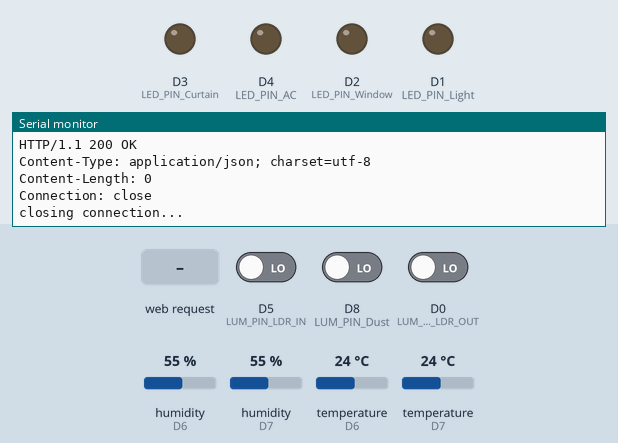
A sketch run on a simulated ESP8266 (NodeMCU). On the bench: output pins drawn as LEDs (lit = HIGH), the last lines printed to the serial monitor. Inputs (shaded band) come from the test bench; at power-on: temperature (sensors on D6, D7) 24 °C, D5 (LUM_PIN_LDR_IN) LOW, D8 (LUM_PIN_Dust) LOW, D0 (LUM_PIN_LDR_OUT) LOW, humidity (sensors on D6, D7) 55 %. WiFi joins after 1.5 s; servers stay silent unless stated; uploads are accepted with an empty reply.

Above: at 9.8 s.
9.9 s: HTTP request GET /SUB_ received
At 15.2 s:
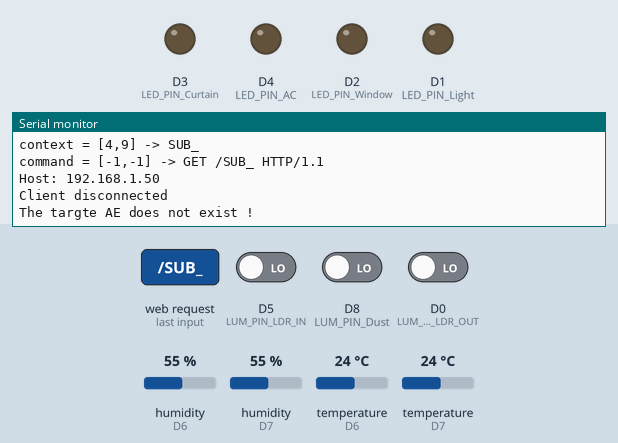
17.4 s: temperature (sensor on D6) set to 12 °C
At 29.9 s:
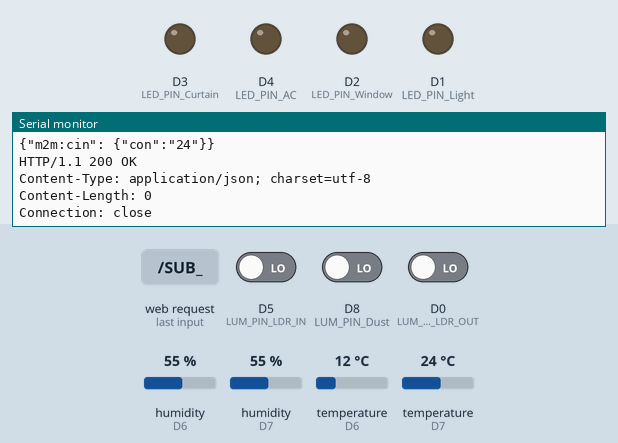
30.4 s: HTTP request GET /vrq received
At 33.5 s:
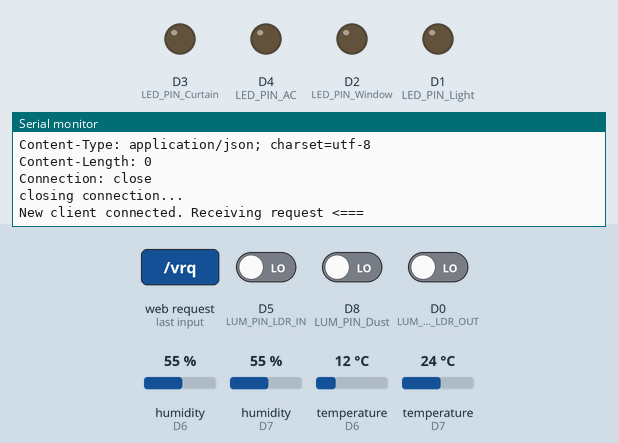
37.9 s: HTTP request GET /switchOn received
At 39.0 s:
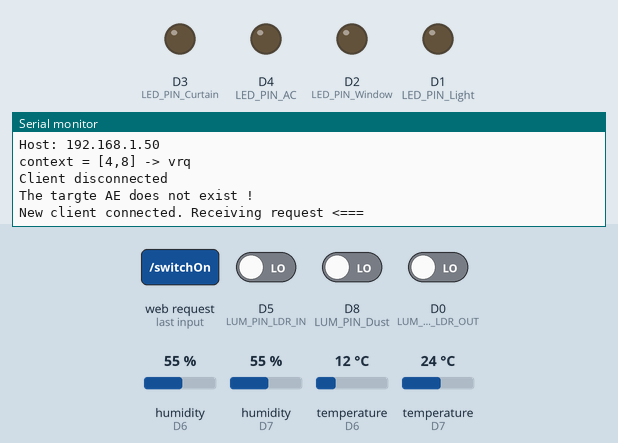
45.4 s: temperature (sensor on D7) set to 12 °C
At 54.27 s:
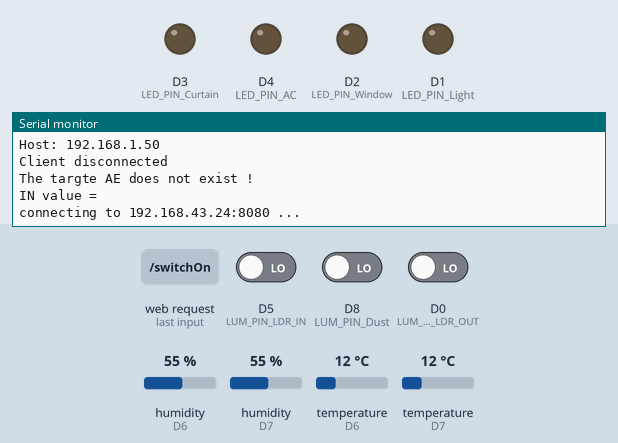
55.6 s: D5 (LUM_PIN_LDR_IN) driven HIGH
Timing chart, 0 to 58.6 s (numbered marks = the images above; inputs shaded):
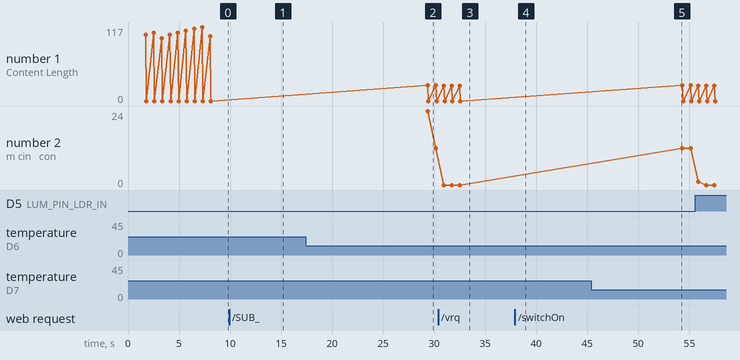

The sketch:

hack.ino
```cpp
// Version 1.0

#include <ESP8266WiFi.h>
//#include <Adafruit_Sensor.h>
#include "Timer.h"
#include <DHT.h>

#define DHTTYPE DHT11
///////////////Parameters & Constants/////////////////
// WIFI params
char* WIFI_SSID = "ayush";    // Configure here the SSID of your WiFi Network
char* WIFI_PSWD = "ayush504"; // Configure here the PassWord of your WiFi Network
int WIFI_DELAY  = 100; //ms

// oneM2M : CSE params
String CSE_IP      = "192.168.43.24"; //Configure here the IP Address of your oneM2M CSE
int   CSE_HTTP_PORT = 8080;
String CSE_NAME    = "in-name";
String CSE_M2M_ORIGIN  = "admin:admin";

// oneM2M : resources' params
String DESC_CNT_NAME = "DESCRIPTOR";
String DATA_CNT_NAME = "DATA";
String CMND_CNT_NAME = "COMMAND";
int TY_AE  = 2;
int TY_CNT = 3;
int TY_CI  = 4;
int TY_SUB = 23;

// HTTP constants
int LOCAL_PORT = 9999;
char* HTTP_CREATED = "HTTP/1.1 201 Created";
char* HTTP_OK    = "HTTP/1.1 200 OK\r\n";
int REQUEST_TIME_OUT = 5000; //ms

//MISC
int LUM_PIN_TempIN = D6;  // Adapt it accordding to your wiring
int LUM_PIN_TempOUT = D7;  // Adapt it accordding to your wiring4
int LUM_PIN_Dust = D8;  // Adapt it accordding to your wiring
int LUM_PIN_LDR_IN = D5;  // Adapt it accordding to your wiring
int LUM_PIN_LDR_OUT = D0;  // Adapt it accordding to your wiring
int LED_PIN_Light = D1;  // Adapt it accordding to your wiring. Use D0 for onboarded led
int LED_PIN_Window = D2;  // Adapt it accordding to your wiring. Use D0 for onboarded led
int LED_PIN_Curtain = D3;  // Adapt it accordding to your wiring. Use D0 for onboarded led
int LED_PIN_AC = D4;  // Adapt it accordding to your wiring. Use D0 for onboarded led

DHT dht1(LUM_PIN_TempOUT,DHTTYPE);
DHT dht2(LUM_PIN_TempIN,DHTTYPE);

#define ON_STATE  HIGH // *** External LED is active at HIGH, while Onboarded LED is active at LOW.
#define OFF_STATE LOW  // *** Adapat it is according to your config

int SERIAL_SPEED  = 115200;

#define DEBUG

///////////////////////////////////////////


// Global variables
Timer t;              // time object used for achiebing pseudo-parallelism by the µController
WiFiServer server(LOCAL_PORT);    // HTTP Server (over WiFi). Binded to listen on LOCAL_PORT contant
WiFiClient client;
String context = "";        // The targeted actuator
String command = "";        // The received command


String doPOST(String url, int ty, String rep) {

  String postRequest = String() + "POST " + url + " HTTP/1.1\r\n" +
                       "Host: " + CSE_IP + ":" + CSE_HTTP_PORT + "\r\n" +
                       "X-M2M-Origin: " + CSE_M2M_ORIGIN + "\r\n" +
                       "Content-Type: application/json;ty=" + ty + "\r\n" +
                       "Content-Length: " + rep.length() + "\r\n"
                       "Connection: close\r\n\n" +
                       rep;
  Serial.println("connecting to " + CSE_IP + ":" + CSE_HTTP_PORT + " ...");

  WiFiClient client;
  if (!client.connect(CSE_IP, CSE_HTTP_PORT)) {
    Serial.println("Connection failed !");
    return "error";
  }

#ifdef DEBUG
  Serial.println(postRequest);
#endif

  // Send the HTTP POST request
  client.print(postRequest);

  // Manage a timeout
  unsigned long startTime = millis();
  while (client.available() == 0) {
    if (millis() - startTime > REQUEST_TIME_OUT) {
      Serial.println("Client Timeout");
      client.stop();
      return "error";
    }
  }

  // If success, Read the HTTP response
  String result = "";
  client.setTimeout(500);
  if (client.available()) {
    result = client.readStringUntil('\r');
    Serial.println(result);
  }
  while (client.available()) {
    String line = client.readStringUntil('\r');
    Serial.print(line);
  }
  Serial.println();
  Serial.println("closing connection...");
  return result;
}

String createAE(String ae) {
  String aeRepresentation =
    "{\"m2m:ae\": {"
    "\"rn\":\"" + ae + "\","
    "\"api\":\"org.demo." + ae + "\","
    "\"rr\":\"true\","
    "\"poa\":[\"http://" + WiFi.localIP().toString() + ":" + LOCAL_PORT + "/" + ae + "\"]"
    "}}";
#ifdef DEBUG
  Serial.println(aeRepresentation);
#endif
  return doPOST("/" + CSE_NAME, TY_AE, aeRepresentation);
}

String createCNT(String ae, String cnt) {
  String cntRepresentation =
    "{\"m2m:cnt\": {"
    "\"mni\":\"10\","         // maximum number of instances
    "\"rn\":\"" + cnt + "\""
    "}}";
  return doPOST("/" + CSE_NAME + "/" + ae, TY_CNT, cntRepresentation);
}

String createCI(String ae, String cnt, String ciContent) {
  String ciRepresentation =
    "{\"m2m:cin\": {"
    "\"con\":\"" + ciContent + "\""
    "}}";
  return doPOST("/" + CSE_NAME + "/" + ae + "/" + cnt, TY_CI, ciRepresentation);
}

String createSUB(String ae) {
  String subRepresentation =
    "{\"m2m:sub\": {"
    "\"rn\":\"SUB_" + ae + "\","
    "\"nu\":[\"" + CSE_NAME + "/" + ae  + "\"], "
    "\"nct\":1"
    "}}";
  return doPOST("/" + CSE_NAME + "/" + ae + "/" + CMND_CNT_NAME, TY_SUB, subRepresentation);
}

void push(){
  task_tempIN();
  //delay(5000);
  task_tempOUT();
  //delay(5000);
  task_LDR_IN();
  //delay(5000);
  task_LDR_OUT();
  //delay(5000);
  task_Dust();
//  int sensortemp1;
//  int sensortemp2;
//  int sensorldr1;
//  int sensorldr2;
//  int sensordust;
//
//  sensortemp1 = random(10,20);
//  sensortemp2 = random(10,20);
//  sensorldr1 = random(10,20);
//  sensorldr2 = random(10,20);
//  sensordust = random(10,20);
//
//  #ifdef DEBUG
//  Serial.println("temp1 value = " + sensortemp1);
//  Serial.println("temp2 value = " + sensortemp2);
//  Serial.println("ldr1 value = " + sensorldr1);
//  Serial.println("ldr2 value = " + sensorldr2);
//  Serial.println("dust value = " + sensordust);
//#endif
//
//  String temp1Content = String(sensortemp1);
//  String temp2Content = String(sensortemp2);
//  String ldr1Content = String(sensorldr1);
//  String ldr2Content = String(sensorldr2);
//  String dustContent = String(sensordust);
//
//  createCI("TempIN", DATA_CNT_NAME, citemp1);
//  createCI("TempOUT", DATA_CNT_NAME, citemp2);
//  createCI("LDR_IN", DATA_CNT_NAME, cildr1);
//  createCI("LDR_OUT", DATA_CNT_NAME, cildr2);
//  createCI("Dust", DATA_CNT_NAME, cidust);
}


void registerModule(String module, bool isActuator, String intialDescription, String initialData) {
  if (WiFi.status() == WL_CONNECTED) {
    String result;
    // 1. Create the ApplicationEntity (AE) for this sensor
    result = createAE(module);
    if (result == HTTP_CREATED) {
#ifdef DEBUG
      Serial.println("AE " + module + " created  !");
#endif

      // 2. Create a first container (CNT) to store the description(s) of the sensor
      result = createCNT(module, DESC_CNT_NAME);
      if (result == HTTP_CREATED) {
#ifdef DEBUG
        Serial.println("CNT " + module + "/" + DESC_CNT_NAME + " created  !");
#endif


        // Create a first description under this container in the form of a ContentInstance (CI)
        result = createCI(module, DESC_CNT_NAME, intialDescription);
        if (result == HTTP_CREATED) {
#ifdef DEBUG
          Serial.println("CI " + module + "/" + DESC_CNT_NAME + "/{initial_description} created !");
#endif
        }
      }

      // 3. Create a second container (CNT) to store the data  of the sensor
      result = createCNT(module, DATA_CNT_NAME);
      if (result == HTTP_CREATED) {
#ifdef DEBUG
        Serial.println("CNT " + module + "/" + DATA_CNT_NAME + " created !");
#endif

        // Create a first data value under this container in the form of a ContentInstance (CI)
        result = createCI(module, DATA_CNT_NAME, initialData);
        if (result == HTTP_CREATED) {
#ifdef DEBUG
          Serial.println("CI " + module + "/" + DATA_CNT_NAME + "/{initial_aata} created !");
#endif
        }
      }

      // 3. if the module is an actuator, create a third container (CNT) to store the received commands
      if (isActuator) {
        result = createCNT(module, CMND_CNT_NAME);
        if (result == HTTP_CREATED) {
#ifdef DEBUG
          Serial.println("CNT " + module + "/" + CMND_CNT_NAME + " created !");
#endif

          // subscribe to any ne command put in this container
          result = createSUB(module);
          if (result == HTTP_CREATED) {
#ifdef DEBUG
            Serial.println("SUB " + module + "/" + CMND_CNT_NAME + "/SUB_" + module + " created !");
#endif
          }
        }
      }
    }
  }
}

void init_IO() { //TO DO
  // Configure pin 0 for LED control
  pinMode(LED_PIN_Curtain, OUTPUT);
  digitalWrite(LED_PIN_Curtain, LOW);
    pinMode(LED_PIN_Window, OUTPUT);
  digitalWrite(LED_PIN_Window, LOW);
    pinMode(LED_PIN_Light, OUTPUT);
  digitalWrite(LED_PIN_Light, LOW);
    pinMode(LED_PIN_AC, OUTPUT);
  digitalWrite(LED_PIN_AC, LOW);

  // Configure pin 2 for Light Sensor
//  pinMode(LUM_PIN, INPUT);
}
void task_IO() {
}

void init_WiFi() {
  Serial.println("Connecting to  " + String(WIFI_SSID) + " ...");
  WiFi.persistent(false);
  WiFi.begin(WIFI_SSID, WIFI_PSWD);

  // wait until the device is connected to the wifi network
  while (WiFi.status() != WL_CONNECTED) {
    delay(WIFI_DELAY);
    Serial.print(".");
  }

  // Connected, show the obtained ip address
  Serial.println("WiFi Connected ==> IP Address = " + WiFi.localIP().toString());
}
void task_WiFi() {
}

void init_HTTPServer() {
  server.begin();
  Serial.println("Local HTTP Server started !");
}
void task_HTTPServer() {//TO DO
  // Check if a client is connected
  client = server.available();
  if (!client)
    return;

  // Wait until the client sends some data
  Serial.println("New client connected. Receiving request <=== ");

  while (!client.available()) {
#ifdef DEBUG
    Serial.print(".");
#endif
    delay(5);
  }

  // Read the request
  client.setTimeout(500);
  String request = client.readString();
  Serial.println(request);

  int start, end;
  // identify the right module (sensor or actuator) that received the notification
  // the URL used is ip:port/ae
  start = request.indexOf("/");
  end = request.indexOf("HTTP") - 1;
  context = request.substring(start+1, end);
#ifdef DEBUG
  Serial.println(String() + "context = [" + start + "," + end + "] -> " + context);
#endif

  // ingore verification messages
  if (request.indexOf("vrq") > 0) {
    client.flush();
    client.print(HTTP_OK);
    delay(5);
    client.stop();
    Serial.println("Client disconnected");
    return;
  }

  //Parse the request and identify the requested command from the device
  //Request should be like "[operation_name]"
  start = request.indexOf("[");
  end = request.indexOf("]"); // first occurence fo
  command = request.substring(start+1, end);
#ifdef DEBUG
  Serial.println(String() + + "command = [" +  start + "," + end + "] -> " + command);
#endif

  client.flush();
  client.print(HTTP_OK);
  delay(5);
  client.stop();
  Serial.println("Client disconnected");
}

void init_tempIN(){
  String initialDescription = "Name = TemperatureSensor\t"
                              "Unit = DegreeCelcius\t"
                              "Location = InsideRoom\t";
  String initialData = "0";
  registerModule("TempIN", false, initialDescription, initialData);
}
void task_tempIN() {
  int sensorValue;
  sensorValue = (int)dht1.readTemperature();
//  sensorValue = random(15,28);   // if no sensor is attached, you can use random values
#ifdef DEBUG
  Serial.println("Temperature IN value = " + sensorValue);
#endif

  String ciContent = String(sensorValue);

  createCI("TempIN", DATA_CNT_NAME, ciContent);
}

void init_tempOUT(){
  String initialDescription = "Name = TemperatureSensor\t"
                              "Unit = DegreeCelcius\t"
                              "Location = OutsideRoom\t";
  String initialData = "0";
  registerModule("TempOUT", false, initialDescription, initialData);
}
void task_tempOUT() {
  int sensorValue;
  sensorValue = (int)dht2.readTemperature();
//  sensorValue = random(15,28);   // if no sensor is attached, you can use random values
#ifdef DEBUG
  Serial.println("Temperature OUT value = " + sensorValue);
#endif

  String ciContent = String(sensorValue);

  createCI("TempOUT", DATA_CNT_NAME, ciContent);
}

void init_Dust(){
  String initialDescription = "Name = DustSensor\t"
                              "Unit = Unit\t"
                              "Location = InsideRoom\t";
  String initialData = "0";
  registerModule("Dust", false, initialDescription, initialData);
}
void task_Dust() {
  int sensorValue;
  sensorValue = digitalRead(LUM_PIN_Dust);
//  sensorValue = random(0,1);   // if no sensor is attached, you can use random values
#ifdef DEBUG
  Serial.println("Dust value = " + sensorValue);
#endif

  String ciContent = String(sensorValue);

  createCI("Dust", DATA_CNT_NAME, ciContent);
}

void init_LDR_IN(){
  String initialDescription = "Name = LightSensor\t"
                              "Unit = LUX\t"
                              "Location = InsideRoom\t";
  String initialData = "0";
  registerModule("LDR_IN", false, initialDescription, initialData);
}
void task_LDR_IN() {
  int sensorValue;
  sensorValue = digitalRead(LUM_PIN_LDR_IN);
//  sensorValue = random(2);   // if no sensor is attached, you can use random values
#ifdef DEBUG
  Serial.println("LDR IN value = " + sensorValue);
#endif

  String ciContent = String(sensorValue);

  createCI("LDR_IN", DATA_CNT_NAME, ciContent);
}

void init_LDR_OUT(){
  String initialDescription = "Name = LightSensor\t"
                              "Unit = LUX\t"
                              "Location = OutsideRoom\t";
  String initialData = "0";
  registerModule("LDR_OUT", false, initialDescription, initialData);
}
void task_LDR_OUT() {
  int sensorValue;
  sensorValue = digitalRead(LUM_PIN_LDR_OUT);
//  sensorValue = random(2);   // if no sensor is attached, you can use random values
#ifdef DEBUG
  Serial.println("LDR OUT value = " + sensorValue);
#endif

  String ciContent = String(sensorValue);

  createCI("LDR_OUT", DATA_CNT_NAME, ciContent);
}

void init_ledLight() {
  String initialDescription = "Name = LedActuator\t"
                              "Location = InsiteRoom\t";
  String initialData = "switchOff";
  registerModule("ledLight", true, initialDescription, initialData);
}
void command_ledLight(String cmd) {
  if (cmd == "switchOn") {
#ifdef DEBUG
    Serial.println("Switching on the LED for Light...");
#endif
    digitalWrite(LED_PIN_Light, ON_STATE);
  }
  else if (cmd == "switchOff") {
#ifdef DEBUG
    Serial.println("Switching off the LED for Light...");
#endif
    digitalWrite(LED_PIN_Light, OFF_STATE);
  }
}

void init_ledWindow() {
  String initialDescription = "Name = LedActuator\t"
                              "Location = InsiteRoom\t";
  String initialData = "switchOff";
  registerModule("ledWindow", true, initialDescription, initialData);
}
void command_ledWindow(String cmd) {
  if (cmd == "switchOn") {
#ifdef DEBUG
    Serial.println("Switching on the LED for Light for Window...");
#endif
    digitalWrite(LED_PIN_Window, ON_STATE);
  }
  else if (cmd == "switchOff") {
#ifdef DEBUG
    Serial.println("Switching off the LED for Window...");
#endif
    digitalWrite(LED_PIN_Window, OFF_STATE);
  }
}

void init_ledCurtain() {
  String initialDescription = "Name = LedActuator\t"
                              "Location = InsiteRoom\t";
  String initialData = "switchOff";
  registerModule("ledCurtain", true, initialDescription, initialData);
}
void command_ledCurtain(String cmd) {
  if (cmd == "switchOn") {
#ifdef DEBUG
    Serial.println("Switching on the LED for Light for Curtain...");
#endif
    digitalWrite(LED_PIN_Curtain, ON_STATE);
  }
  else if (cmd == "switchOff") {
#ifdef DEBUG
    Serial.println("Switching off the LED for Curtain...");
#endif
    digitalWrite(LED_PIN_Curtain, OFF_STATE);
  }
}

void init_ledAC() {
  String initialDescription = "Name = LedActuator\t"
                              "Location = InsiteRoom\t";
  String initialData = "switchOff";
  registerModule("ledAC", true, initialDescription, initialData);
}
void command_ledAC(String cmd) {
  if (cmd == "switchOn") {
#ifdef DEBUG
    Serial.println("Switching on the LED for Light for AC...");
#endif
    digitalWrite(LED_PIN_AC, ON_STATE);
  }
  else if (cmd == "switchOff") {
#ifdef DEBUG
    Serial.println("Switching off the LED for AC...");
#endif
    digitalWrite(LED_PIN_AC, OFF_STATE);
  }
}

void setup() { // TO DO
  // intialize the serial liaison
  Serial.begin(SERIAL_SPEED);

  // configure sensors and actuators HW
  init_IO();

  // Connect to WiFi network
  init_WiFi();

  // Start HTTP server
  init_HTTPServer();

  // register sensors and actuators
  init_tempIN();
  init_tempOUT();
  init_Dust();
  init_LDR_IN();
  init_LDR_OUT();

  init_ledLight();
  init_ledWindow();
  init_ledCurtain();
  init_ledAC();

  // Schedule any periodic task here: t.every(period, function_to_call);
  t.every(20000, push);
}

// Main loop of the µController
void loop() {
  delay(5000);
  // update the time counter
  t.update();

  // Check if a client is connected
  task_HTTPServer();

  // analyse the received command (if any)
  if (context != "") {
    if (context == "ledAC") {
      command_ledAC(command);
    }
    else if (context == "ledLight") {
      command_ledLight(command);
    }
    else if (context == "ledWindow") {
      command_ledWindow(command);
    }
    else if (context == "ledCurtain") {
      command_ledCurtain(command);
    }
    else
      Serial.println("The targte AE does not exist ! ");
  }

  // reset "command" and "context" variables for future received requests
  context = "";
  command = "";
}
```

Measured:
- after the input at 9.9 s, the serial monitor: prints a new line after 3.7 s (image 1)
- after the input at 30.4 s, the serial monitor: prints a new line after 2.7 s (image 3)
- after the input at 37.9 s, the serial monitor: prints a new line after 0.68 s (image 4)
- after the input at 45.4 s, the serial monitor: prints a new line after 8.7 s (image 5)
